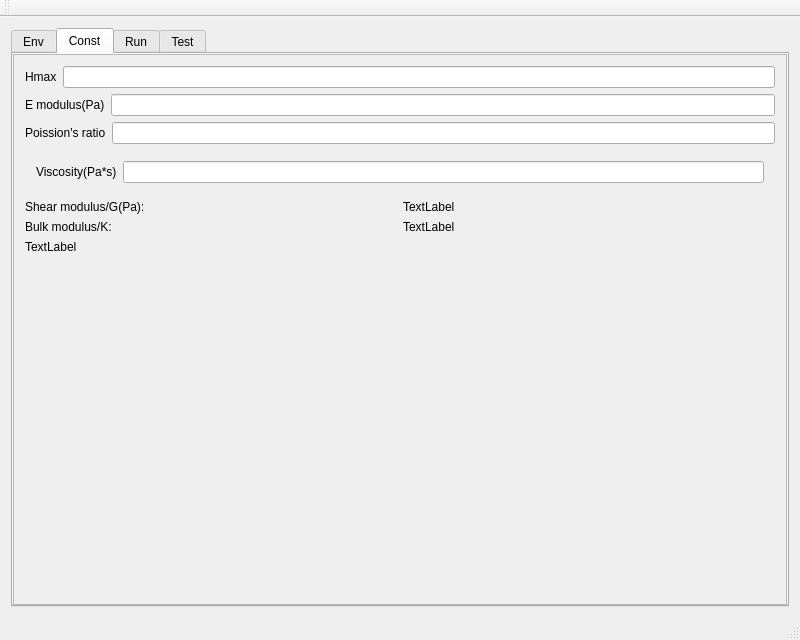
<?xml version="1.0" encoding="UTF-8"?>
<ui version="4.0">
 <class>MainWindow</class>
 <widget class="QMainWindow" name="MainWindow">
  <property name="geometry">
   <rect>
    <x>0</x>
    <y>0</y>
    <width>800</width>
    <height>640</height>
   </rect>
  </property>
  <property name="sizePolicy">
   <sizepolicy hsizetype="Preferred" vsizetype="Preferred">
    <horstretch>0</horstretch>
    <verstretch>0</verstretch>
   </sizepolicy>
  </property>
  <property name="windowTitle">
   <string>MainWindow</string>
  </property>
  <widget class="QWidget" name="centralWidget">
   <property name="sizePolicy">
    <sizepolicy hsizetype="Expanding" vsizetype="Expanding">
     <horstretch>0</horstretch>
     <verstretch>0</verstretch>
    </sizepolicy>
   </property>
   <layout class="QVBoxLayout" name="verticalLayout_3">
    <property name="sizeConstraint">
     <enum>QLayout::SetNoConstraint</enum>
    </property>
    <item>
     <layout class="QVBoxLayout" name="verticalLayout">
      <item>
       <widget class="QTabWidget" name="tabWidget">
        <property name="enabled">
         <bool>true</bool>
        </property>
        <property name="sizePolicy">
         <sizepolicy hsizetype="Preferred" vsizetype="Preferred">
          <horstretch>0</horstretch>
          <verstretch>0</verstretch>
         </sizepolicy>
        </property>
        <property name="minimumSize">
         <size>
          <width>250</width>
          <height>0</height>
         </size>
        </property>
        <property name="maximumSize">
         <size>
          <width>16777215</width>
          <height>16777215</height>
         </size>
        </property>
        <property name="currentIndex">
         <number>1</number>
        </property>
        <widget class="QWidget" name="tabEnv">
         <property name="enabled">
          <bool>true</bool>
         </property>
         <attribute name="title">
          <string>Env</string>
         </attribute>
         <layout class="QVBoxLayout" name="verticalLayout_2">
          <property name="spacing">
           <number>0</number>
          </property>
          <property name="leftMargin">
           <number>0</number>
          </property>
          <property name="topMargin">
           <number>0</number>
          </property>
          <property name="rightMargin">
           <number>0</number>
          </property>
          <property name="bottomMargin">
           <number>0</number>
          </property>
          <item>
           <widget class="QScrollArea" name="scrlEnv">
            <property name="sizePolicy">
             <sizepolicy hsizetype="Preferred" vsizetype="Preferred">
              <horstretch>0</horstretch>
              <verstretch>0</verstretch>
             </sizepolicy>
            </property>
            <property name="widgetResizable">
             <bool>true</bool>
            </property>
            <widget class="QWidget" name="scrollAreaWidgetContents">
             <property name="geometry">
              <rect>
               <x>0</x>
               <y>0</y>
               <width>774</width>
               <height>382</height>
              </rect>
             </property>
             <property name="sizePolicy">
              <sizepolicy hsizetype="Preferred" vsizetype="Fixed">
               <horstretch>0</horstretch>
               <verstretch>0</verstretch>
              </sizepolicy>
             </property>
             <layout class="QVBoxLayout" name="verticalLayout_4">
              <item>
               <layout class="QHBoxLayout" name="horizontalLayout_2">
                <property name="sizeConstraint">
                 <enum>QLayout::SetDefaultConstraint</enum>
                </property>
                <item>
                 <widget class="QLabel" name="label">
                  <property name="text">
                   <string>N parts</string>
                  </property>
                 </widget>
                </item>
                <item>
                 <widget class="QLineEdit" name="etNparts"/>
                </item>
               </layout>
              </item>
              <item>
               <layout class="QHBoxLayout" name="horizontalLayout_3">
                <item>
                 <widget class="QLabel" name="label_2">
                  <property name="text">
                   <string>Count of column</string>
                  </property>
                 </widget>
                </item>
                <item>
                 <widget class="QLineEdit" name="etCountCol"/>
                </item>
               </layout>
              </item>
              <item>
               <layout class="QHBoxLayout" name="lCountOfRow">
                <property name="sizeConstraint">
                 <enum>QLayout::SetDefaultConstraint</enum>
                </property>
                <item>
                 <widget class="QLabel" name="tvCountOfRow">
                  <property name="text">
                   <string>Count of row</string>
                  </property>
                 </widget>
                </item>
                <item>
                 <widget class="QLineEdit" name="etCountOfRow"/>
                </item>
               </layout>
              </item>
              <item>
               <layout class="QHBoxLayout" name="horizontalLayout">
                <item>
                 <widget class="QLabel" name="label_12">
                  <property name="text">
                   <string>Automata's size/d</string>
                  </property>
                 </widget>
                </item>
                <item>
                 <widget class="QLineEdit" name="etAutD"/>
                </item>
               </layout>
              </item>
              <item>
               <layout class="QHBoxLayout" name="horizontalLayout_12">
                <item>
                 <widget class="QLabel" name="label_13">
                  <property name="text">
                   <string>Automata's mass/m</string>
                  </property>
                 </widget>
                </item>
                <item>
                 <widget class="QLineEdit" name="etAutMass"/>
                </item>
               </layout>
              </item>
              <item>
               <layout class="QHBoxLayout" name="horizontalLayout_16">
                <item>
                 <widget class="QLabel" name="label_20">
                  <property name="text">
                   <string>Automata's volume:</string>
                  </property>
                 </widget>
                </item>
                <item>
                 <widget class="QLabel" name="tvAutV">
                  <property name="text">
                   <string>TextLabel</string>
                  </property>
                 </widget>
                </item>
               </layout>
              </item>
              <item>
               <layout class="QHBoxLayout" name="horizontalLayout_13">
                <item>
                 <widget class="QLabel" name="label_14">
                  <property name="text">
                   <string>Total mass/M:</string>
                  </property>
                 </widget>
                </item>
                <item>
                 <widget class="QLabel" name="tvMass">
                  <property name="text">
                   <string>TextLabel</string>
                  </property>
                 </widget>
                </item>
               </layout>
              </item>
              <item>
               <layout class="QHBoxLayout" name="horizontalLayout_14">
                <item>
                 <widget class="QLabel" name="label_16">
                  <property name="text">
                   <string>Total Volume/V:</string>
                  </property>
                 </widget>
                </item>
                <item>
                 <widget class="QLabel" name="tvV">
                  <property name="text">
                   <string>TextLabel</string>
                  </property>
                 </widget>
                </item>
               </layout>
              </item>
              <item>
               <layout class="QHBoxLayout" name="horizontalLayout_15">
                <item>
                 <widget class="QLabel" name="label_18">
                  <property name="text">
                   <string>Density:</string>
                  </property>
                 </widget>
                </item>
                <item>
                 <widget class="QLabel" name="tvDensity">
                  <property name="text">
                   <string>TextLabel</string>
                  </property>
                 </widget>
                </item>
               </layout>
              </item>
              <item>
               <layout class="QHBoxLayout" name="horizontalLayout_22">
                <item>
                 <widget class="QLabel" name="label_19">
                  <property name="text">
                   <string>Packing:</string>
                  </property>
                 </widget>
                </item>
                <item>
                 <widget class="QComboBox" name="cbPackMode"/>
                </item>
               </layout>
              </item>
             </layout>
            </widget>
           </widget>
          </item>
         </layout>
        </widget>
        <widget class="QWidget" name="tabConst">
         <attribute name="title">
          <string>Const</string>
         </attribute>
         <layout class="QVBoxLayout" name="verticalLayout_5">
          <property name="spacing">
           <number>0</number>
          </property>
          <property name="leftMargin">
           <number>0</number>
          </property>
          <property name="topMargin">
           <number>0</number>
          </property>
          <property name="rightMargin">
           <number>0</number>
          </property>
          <property name="bottomMargin">
           <number>0</number>
          </property>
          <item>
           <widget class="QScrollArea" name="scrlConst">
            <property name="widgetResizable">
             <bool>true</bool>
            </property>
            <widget class="QWidget" name="scrollAreaWidgetContents_2">
             <property name="geometry">
              <rect>
               <x>0</x>
               <y>0</y>
               <width>774</width>
               <height>266</height>
              </rect>
             </property>
             <property name="sizePolicy">
              <sizepolicy hsizetype="Preferred" vsizetype="Fixed">
               <horstretch>0</horstretch>
               <verstretch>0</verstretch>
              </sizepolicy>
             </property>
             <layout class="QVBoxLayout" name="verticalLayout_7">
              <item>
               <layout class="QHBoxLayout" name="horizontalLayout_5">
                <item>
                 <widget class="QLabel" name="label_4">
                  <property name="text">
                   <string>Hmax</string>
                  </property>
                 </widget>
                </item>
                <item>
                 <widget class="QLineEdit" name="etHmax"/>
                </item>
               </layout>
              </item>
              <item>
               <layout class="QHBoxLayout" name="horizontalLayout_6">
                <item>
                 <widget class="QLabel" name="label_5">
                  <property name="text">
                   <string>E modulus(Pa)</string>
                  </property>
                 </widget>
                </item>
                <item>
                 <widget class="QLineEdit" name="etE"/>
                </item>
               </layout>
              </item>
              <item>
               <layout class="QHBoxLayout" name="horizontalLayout_7">
                <item>
                 <widget class="QLabel" name="label_6">
                  <property name="text">
                   <string>Poission's ratio</string>
                  </property>
                 </widget>
                </item>
                <item>
                 <widget class="QLineEdit" name="etMu"/>
                </item>
               </layout>
              </item>
              <item>
               <widget class="QWidget" name="hlViscosityParamsWidget" native="true">
                <layout class="QHBoxLayout" name="hlViscosityParams">
                 <item>
                  <widget class="QLabel" name="label_7">
                   <property name="text">
                    <string>Viscosity(Pa*s)</string>
                   </property>
                  </widget>
                 </item>
                 <item>
                  <widget class="QLineEdit" name="etViscosity"/>
                 </item>
                </layout>
               </widget>
              </item>
              <item>
               <layout class="QHBoxLayout" name="horizontalLayout_10">
                <item>
                 <widget class="QLabel" name="label_8">
                  <property name="text">
                   <string>Shear modulus/G(Pa):</string>
                  </property>
                 </widget>
                </item>
                <item>
                 <widget class="QLabel" name="tvG">
                  <property name="text">
                   <string>TextLabel</string>
                  </property>
                 </widget>
                </item>
               </layout>
              </item>
              <item>
               <layout class="QHBoxLayout" name="horizontalLayout_11">
                <item>
                 <widget class="QLabel" name="label_11">
                  <property name="text">
                   <string>Bulk modulus/K:</string>
                  </property>
                 </widget>
                </item>
                <item>
                 <widget class="QLabel" name="tvK">
                  <property name="text">
                   <string>TextLabel</string>
                  </property>
                 </widget>
                </item>
               </layout>
              </item>
              <item>
               <layout class="QHBoxLayout" name="horizontalLayout_9">
                <item>
                 <widget class="QLabel" name="label_27">
                  <property name="text">
                   <string>TextLabel</string>
                  </property>
                 </widget>
                </item>
               </layout>
              </item>
             </layout>
            </widget>
           </widget>
          </item>
         </layout>
        </widget>
        <widget class="QWidget" name="tabRun">
         <property name="enabled">
          <bool>true</bool>
         </property>
         <attribute name="title">
          <string>Run</string>
         </attribute>
         <layout class="QVBoxLayout" name="verticalLayout_6">
          <property name="spacing">
           <number>0</number>
          </property>
          <property name="leftMargin">
           <number>0</number>
          </property>
          <property name="topMargin">
           <number>0</number>
          </property>
          <property name="rightMargin">
           <number>0</number>
          </property>
          <property name="bottomMargin">
           <number>0</number>
          </property>
          <item>
           <widget class="QScrollArea" name="scrlRun">
            <property name="widgetResizable">
             <bool>true</bool>
            </property>
            <widget class="QWidget" name="scrollAreaWidgetContents_3">
             <property name="geometry">
              <rect>
               <x>0</x>
               <y>0</y>
               <width>774</width>
               <height>450</height>
              </rect>
             </property>
             <property name="sizePolicy">
              <sizepolicy hsizetype="Preferred" vsizetype="Fixed">
               <horstretch>0</horstretch>
               <verstretch>0</verstretch>
              </sizepolicy>
             </property>
             <layout class="QVBoxLayout" name="verticalLayout_8">
              <property name="leftMargin">
               <number>0</number>
              </property>
              <property name="topMargin">
               <number>0</number>
              </property>
              <property name="rightMargin">
               <number>0</number>
              </property>
              <property name="bottomMargin">
               <number>0</number>
              </property>
              <item>
               <layout class="QHBoxLayout" name="horizontalLayout_17">
                <item>
                 <widget class="QLabel" name="label_22">
                  <property name="text">
                   <string>Force mode</string>
                  </property>
                 </widget>
                </item>
                <item>
                 <widget class="QComboBox" name="cbForces"/>
                </item>
               </layout>
              </item>
              <item>
               <layout class="QHBoxLayout" name="horizontalLayout_19" stretch="0,0">
                <item>
                 <widget class="QLabel" name="label_17">
                  <property name="text">
                   <string>Color mode</string>
                  </property>
                 </widget>
                </item>
                <item>
                 <layout class="QVBoxLayout" name="verticalLayout_10">
                  <item>
                   <widget class="QComboBox" name="cbColorMode"/>
                  </item>
                  <item>
                   <widget class="QCheckBox" name="chTransparency">
                    <property name="text">
                     <string>Transparency</string>
                    </property>
                   </widget>
                  </item>
                 </layout>
                </item>
               </layout>
              </item>
              <item>
               <layout class="QHBoxLayout" name="horizontalLayout_18">
                <item>
                 <widget class="QLabel" name="label_10">
                  <property name="text">
                   <string>FPS:</string>
                  </property>
                 </widget>
                </item>
                <item>
                 <widget class="QLabel" name="tvFPS">
                  <property name="text">
                   <string>TextLabel</string>
                  </property>
                 </widget>
                </item>
               </layout>
              </item>
              <item>
               <layout class="QHBoxLayout" name="horizontalLayout_21">
                <item>
                 <widget class="QLabel" name="label_15">
                  <property name="text">
                   <string>RunTime(s):</string>
                  </property>
                 </widget>
                </item>
                <item>
                 <widget class="QLabel" name="tvRunTime">
                  <property name="text">
                   <string>TextLabel</string>
                  </property>
                 </widget>
                </item>
               </layout>
              </item>
              <item>
               <layout class="QHBoxLayout" name="horizontalLayout_20">
                <item>
                 <widget class="QLabel" name="label_9">
                  <property name="text">
                   <string>RealTime(s):</string>
                  </property>
                 </widget>
                </item>
                <item>
                 <widget class="QLabel" name="tvRealTime">
                  <property name="text">
                   <string>TextLabel</string>
                  </property>
                 </widget>
                </item>
               </layout>
              </item>
              <item>
               <widget class="QGroupBox" name="groupBox">
                <property name="sizePolicy">
                 <sizepolicy hsizetype="Preferred" vsizetype="Preferred">
                  <horstretch>0</horstretch>
                  <verstretch>0</verstretch>
                 </sizepolicy>
                </property>
                <property name="title">
                 <string>Run params</string>
                </property>
                <layout class="QVBoxLayout" name="verticalLayout_11">
                 <property name="spacing">
                  <number>6</number>
                 </property>
                 <property name="leftMargin">
                  <number>0</number>
                 </property>
                 <property name="topMargin">
                  <number>0</number>
                 </property>
                 <property name="rightMargin">
                  <number>0</number>
                 </property>
                 <property name="bottomMargin">
                  <number>0</number>
                 </property>
                 <item>
                  <layout class="QHBoxLayout" name="horizontalLayout_24">
                   <item>
                    <widget class="QLabel" name="label_21">
                     <property name="text">
                      <string>Timestep:</string>
                     </property>
                    </widget>
                   </item>
                   <item>
                    <widget class="QSlider" name="slTimestep">
                     <property name="minimum">
                      <number>1</number>
                     </property>
                     <property name="maximum">
                      <number>10000</number>
                     </property>
                     <property name="singleStep">
                      <number>10</number>
                     </property>
                     <property name="value">
                      <number>100</number>
                     </property>
                     <property name="sliderPosition">
                      <number>100</number>
                     </property>
                     <property name="orientation">
                      <enum>Qt::Horizontal</enum>
                     </property>
                    </widget>
                   </item>
                   <item>
                    <widget class="QLineEdit" name="etTimestep">
                     <property name="sizePolicy">
                      <sizepolicy hsizetype="Preferred" vsizetype="Fixed">
                       <horstretch>0</horstretch>
                       <verstretch>0</verstretch>
                      </sizepolicy>
                     </property>
                     <property name="maximumSize">
                      <size>
                       <width>80</width>
                       <height>16777215</height>
                      </size>
                     </property>
                    </widget>
                   </item>
                  </layout>
                 </item>
                 <item>
                  <layout class="QHBoxLayout" name="horizontalLayout_27">
                   <property name="topMargin">
                    <number>0</number>
                   </property>
                   <item>
                    <widget class="QLabel" name="label_24">
                     <property name="text">
                      <string>Force val</string>
                     </property>
                    </widget>
                   </item>
                   <item>
                    <widget class="QSlider" name="slDeltaForce">
                     <property name="maximum">
                      <number>1000</number>
                     </property>
                     <property name="orientation">
                      <enum>Qt::Horizontal</enum>
                     </property>
                    </widget>
                   </item>
                   <item>
                    <widget class="QLineEdit" name="etDeltaForce">
                     <property name="sizePolicy">
                      <sizepolicy hsizetype="Preferred" vsizetype="Fixed">
                       <horstretch>0</horstretch>
                       <verstretch>0</verstretch>
                      </sizepolicy>
                     </property>
                     <property name="maximumSize">
                      <size>
                       <width>80</width>
                       <height>16777215</height>
                      </size>
                     </property>
                    </widget>
                   </item>
                  </layout>
                 </item>
                 <item>
                  <layout class="QHBoxLayout" name="horizontalLayout_25">
                   <item>
                    <widget class="QLabel" name="label_23">
                     <property name="text">
                      <string>Probe strength</string>
                     </property>
                    </widget>
                   </item>
                   <item>
                    <widget class="QSlider" name="slColliderSpring">
                     <property name="maximum">
                      <number>1000</number>
                     </property>
                     <property name="orientation">
                      <enum>Qt::Horizontal</enum>
                     </property>
                    </widget>
                   </item>
                   <item>
                    <widget class="QLineEdit" name="etColliderSpring">
                     <property name="sizePolicy">
                      <sizepolicy hsizetype="Preferred" vsizetype="Fixed">
                       <horstretch>0</horstretch>
                       <verstretch>0</verstretch>
                      </sizepolicy>
                     </property>
                     <property name="maximumSize">
                      <size>
                       <width>80</width>
                       <height>16777215</height>
                      </size>
                     </property>
                    </widget>
                   </item>
                  </layout>
                 </item>
                </layout>
               </widget>
              </item>
              <item>
               <layout class="QHBoxLayout" name="horizontalLayout_23">
                <item>
                 <widget class="QPushButton" name="btRun">
                  <property name="text">
                   <string>Run</string>
                  </property>
                 </widget>
                </item>
                <item>
                 <widget class="QPushButton" name="btStop">
                  <property name="text">
                   <string>Stop</string>
                  </property>
                 </widget>
                </item>
               </layout>
              </item>
              <item>
               <layout class="QHBoxLayout" name="horizontalLayout_28">
                <item>
                 <widget class="QPushButton" name="btnReset">
                  <property name="text">
                   <string>Reset</string>
                  </property>
                 </widget>
                </item>
               </layout>
              </item>
             </layout>
            </widget>
           </widget>
          </item>
         </layout>
        </widget>
        <widget class="QWidget" name="tabTest">
         <attribute name="title">
          <string>Test</string>
         </attribute>
         <layout class="QVBoxLayout" name="verticalLayout_9">
          <property name="spacing">
           <number>0</number>
          </property>
          <property name="leftMargin">
           <number>0</number>
          </property>
          <property name="topMargin">
           <number>0</number>
          </property>
          <property name="rightMargin">
           <number>0</number>
          </property>
          <property name="bottomMargin">
           <number>0</number>
          </property>
          <item>
           <widget class="QScrollArea" name="scrlTest">
            <property name="widgetResizable">
             <bool>true</bool>
            </property>
            <widget class="QWidget" name="scrollAreaWidgetContents_4">
             <property name="geometry">
              <rect>
               <x>0</x>
               <y>0</y>
               <width>774</width>
               <height>182</height>
              </rect>
             </property>
             <property name="sizePolicy">
              <sizepolicy hsizetype="Preferred" vsizetype="Fixed">
               <horstretch>0</horstretch>
               <verstretch>0</verstretch>
              </sizepolicy>
             </property>
             <layout class="QVBoxLayout" name="verticalLayout_12">
              <item>
               <layout class="QHBoxLayout" name="horizontalLayout_4">
                <item>
                 <widget class="QLabel" name="label_3">
                  <property name="text">
                   <string>Hardware</string>
                  </property>
                 </widget>
                </item>
                <item>
                 <widget class="QComboBox" name="cbHardware"/>
                </item>
               </layout>
              </item>
              <item>
               <layout class="QHBoxLayout" name="horizontalLayout_8">
                <item>
                 <widget class="QLabel" name="label_25">
                  <property name="text">
                   <string>Num of Threads</string>
                  </property>
                 </widget>
                </item>
                <item>
                 <widget class="QComboBox" name="cbNumThreads"/>
                </item>
               </layout>
              </item>
              <item>
               <layout class="QHBoxLayout" name="horizontalLayout_26">
                <item>
                 <widget class="QLabel" name="label_26">
                  <property name="text">
                   <string>Num of Iterations</string>
                  </property>
                 </widget>
                </item>
                <item>
                 <widget class="QLineEdit" name="etNumIterations"/>
                </item>
               </layout>
              </item>
              <item>
               <layout class="QHBoxLayout" name="horizontalLayout_31">
                <item>
                 <widget class="QPushButton" name="btnTest">
                  <property name="sizePolicy">
                   <sizepolicy hsizetype="Fixed" vsizetype="Fixed">
                    <horstretch>0</horstretch>
                    <verstretch>0</verstretch>
                   </sizepolicy>
                  </property>
                  <property name="text">
                   <string>Test</string>
                  </property>
                 </widget>
                </item>
               </layout>
              </item>
             </layout>
            </widget>
           </widget>
          </item>
         </layout>
        </widget>
       </widget>
      </item>
     </layout>
    </item>
   </layout>
  </widget>
  <widget class="QMenuBar" name="menuBar">
   <property name="geometry">
    <rect>
     <x>0</x>
     <y>0</y>
     <width>800</width>
     <height>28</height>
    </rect>
   </property>
  </widget>
  <widget class="QToolBar" name="mainToolBar">
   <attribute name="toolBarArea">
    <enum>TopToolBarArea</enum>
   </attribute>
   <attribute name="toolBarBreak">
    <bool>false</bool>
   </attribute>
  </widget>
  <widget class="QStatusBar" name="statusBar"/>
 </widget>
 <layoutdefault spacing="6" margin="11"/>
 <resources/>
 <connections/>
</ui>
